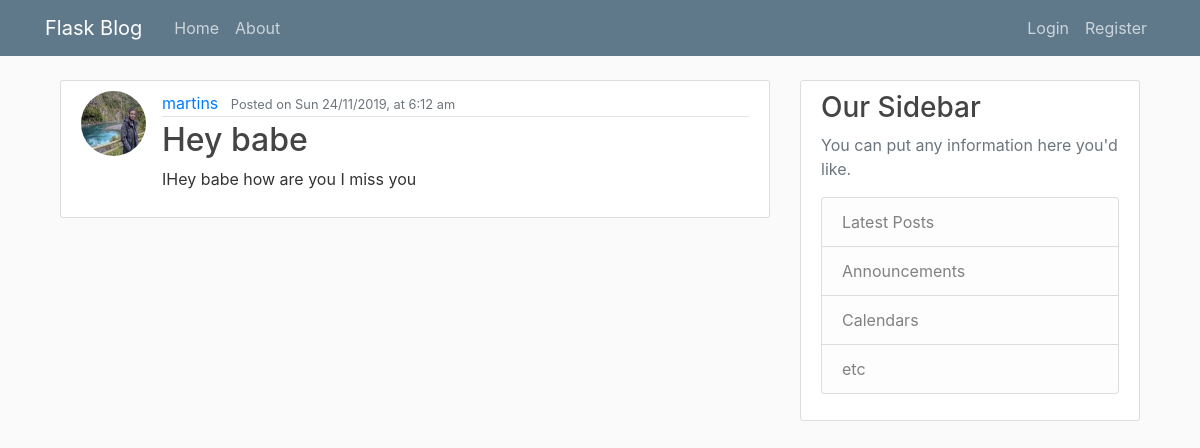
Screenshot of /post/2 with the database file from the repository.
### flaskblog/models.py (models this page shows, shortened)
class User(db.Model, UserMixin):
    id = db.Column(db.Integer, primary_key=True)
    username = db.Column(db.String(20), unique=True, nullable=False)
    email = db.Column(db.String(120), unique=True, nullable=False)
    image_file = db.Column(db.String(20), nullable=False, default='default.jpg')
    password = db.Column(db.String(20), nullable=False)
    posts = db.relationship('Post', backref='author', lazy=True)

class Post(db.Model):
    id = db.Column(db.Integer, primary_key=True)
    title = db.Column(db.String(100), nullable=False)
    date_posted = db.Column(db.DateTime, nullable=False, default=datetime.utcnow)
    content = db.Column(db.Text, nullable=False)
    user_id = db.Column(db.Integer, db.ForeignKey('user.id'), nullable=False)

### flaskblog/routes.py (the view)
@app.route("/post/<int:post_id>")
def post(post_id):
    post = Post.query.get_or_404(post_id)
    return render_template('post.html', title='Post', post=post)

### flaskblog/templates/post.html (shortened to what this page needs)
{% extends "layout.html" %}
{% block content %}
    <article class="media content-section">
        <img class="rounded-circle article-img" src="{{ url_for('static', filename='img/' + post.author.image_file) }}">
        <div class="media-body">
            <div class="article-metadata">
                <a class="mr-2" href="#">{{ post.author.username }}</a>
                <small class="text-muted"> Posted on {{ moment(post.date_posted).format('ddd D/M/YYYY, [at] h:mm a') }}</small>
            </div>
            <h2 class="article-title">{{ post.title }}</h2>
            <p class="article-content">{{ post.content }}</p>
        </div>
    </article>
{% endblock content %}

### flaskblog/static/main.css (style rules this page uses)
body { background: #fafafa; color: #333333; margin-top: 5rem; }
h1, h2, h3, h4, h5, h6 { color: #444444; }
.content-section { background: #ffffff; padding: 10px 20px; border: 1px solid #dddddd; border-radius: 3px; margin-bottom: 20px; }
.article-title { color: #444444; }
.article-content { white-space: pre-line; }
.article-img { height: 65px; width: 65px; margin-right: 16px; }
.article-metadata { padding-bottom: 1px; margin-bottom: 4px; border-bottom: 1px solid #e3e3e3 }

### rows the page displays
User: image_file (picture), author.username "martins"
Post: date_posted "Sun 24/11/2019, at 6:12 am", title "Hey babe", content "IHey babe how are you I miss you"
